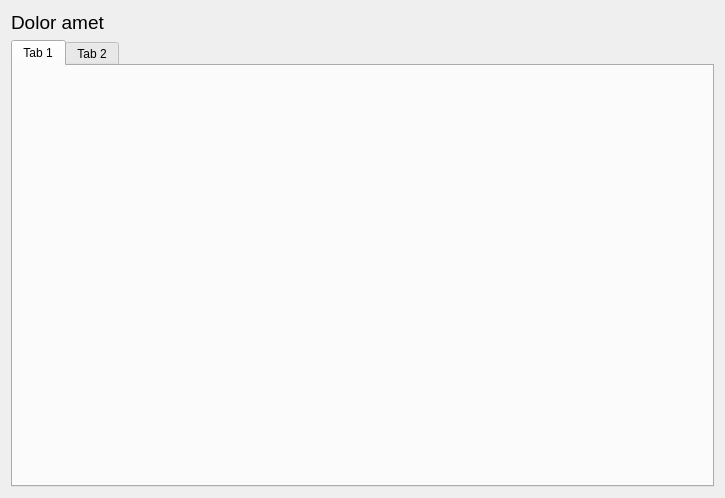
<?xml version="1.0" encoding="UTF-8"?>
<ui version="4.0">
 <class>FrameStdMulSamples</class>
 <widget class="QFrame" name="FrameStdMulSamples">
  <property name="geometry">
   <rect>
    <x>0</x>
    <y>0</y>
    <width>725</width>
    <height>498</height>
   </rect>
  </property>
  <property name="windowTitle">
   <string>Frame</string>
  </property>
  <layout class="QHBoxLayout" name="horizontalLayout">
   <item>
    <layout class="QVBoxLayout" name="layout_vertical">
     <item>
      <widget class="QLabel" name="title_label">
       <property name="font">
        <font>
         <pointsize>14</pointsize>
        </font>
       </property>
       <property name="text">
        <string>Dolor amet</string>
       </property>
      </widget>
     </item>
     <item>
      <widget class="QTabWidget" name="tabs">
       <property name="currentIndex">
        <number>0</number>
       </property>
       <widget class="QWidget" name="tab_main">
        <attribute name="title">
         <string>Tab 1</string>
        </attribute>
       </widget>
       <widget class="QWidget" name="tab_2">
        <attribute name="title">
         <string>Tab 2</string>
        </attribute>
       </widget>
      </widget>
     </item>
    </layout>
   </item>
  </layout>
 </widget>
 <resources/>
 <connections/>
</ui>
